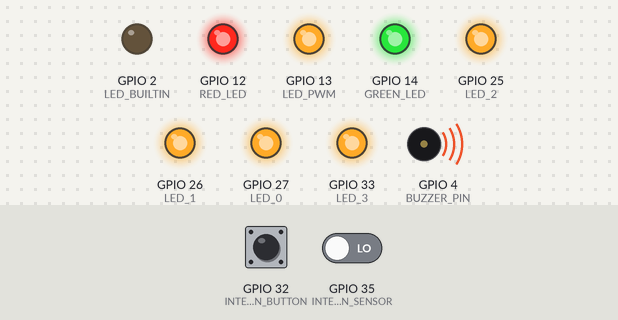
The sketch below on a simulated ESP32. Shown: output pins drawn as LEDs (lit = HIGH), buzzer (waves = sounding, pin HIGH). The test bench sets the inputs (shaded band); at power-on: GPIO 32 (INTERRUPT_PIN_BUTTON) LOW, GPIO 35 (INTERRUPT_PIN_SENSOR) LOW. WiFi joins after 1.5 s; servers stay silent unless stated; uploads are accepted with an empty reply; random numbers use the default seed unless the sketch sets one; what the sketch prints to the serial monitor is not drawn.

Above: at 3.7 s.
3.8 s: GPIO 32 (INTERRUPT_PIN_BUTTON) pulled HIGH for 0.15 s
At 6.5 s:
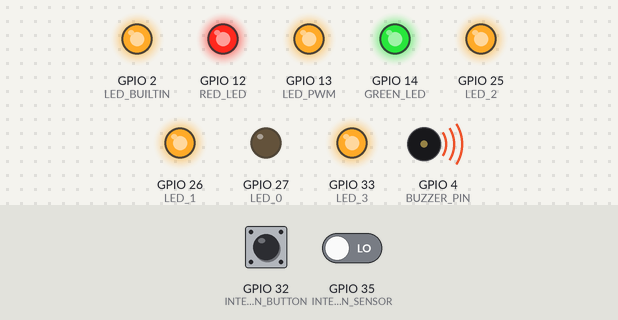
6.8 s: GPIO 32 (INTERRUPT_PIN_BUTTON) pulled HIGH for 1 s
At 8.3 s:
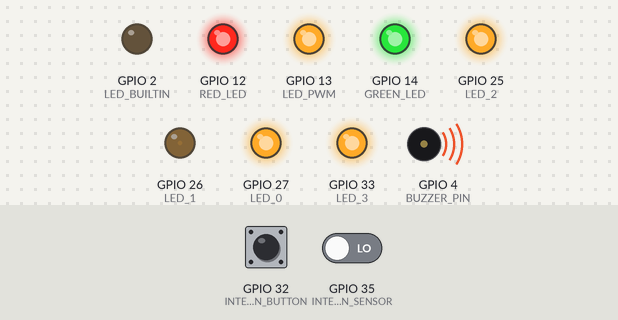
10.8 s: GPIO 32 (INTERRUPT_PIN_BUTTON) pulled HIGH for 0.15 s
At 11.3 s:
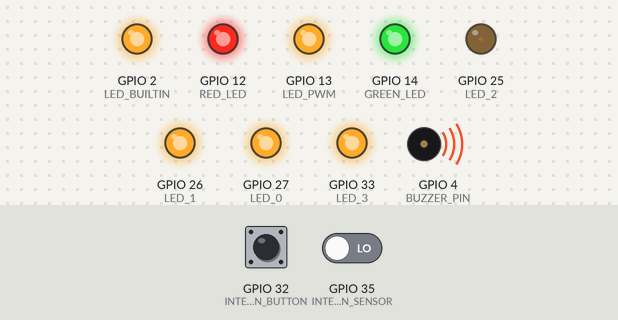
13.9 s: GPIO 32 (INTERRUPT_PIN_BUTTON) pulled HIGH for 3.2 s
At 15.4 s:
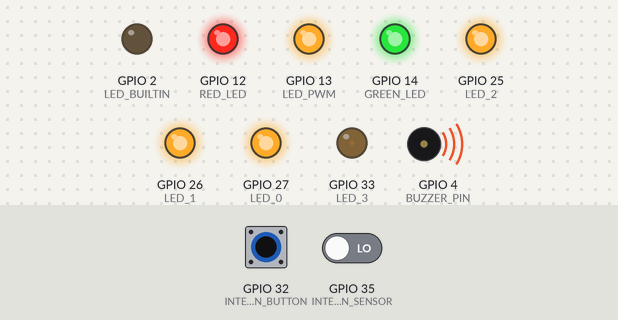
Timing chart, 0 to 40.6 s (numbered marks = the images above; inputs shaded):
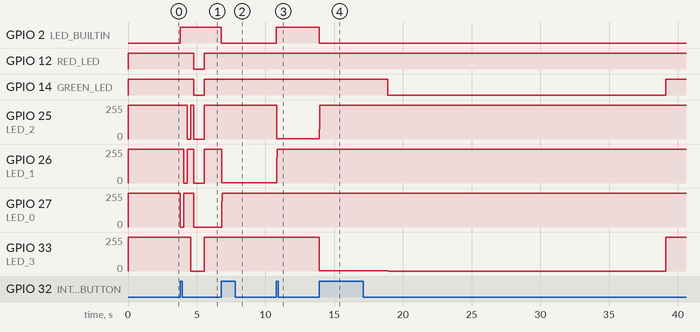

Measured:
- after the input at 3.8 s, GPIO 2 (LED_BUILTIN): LOW → HIGH at once; GPIO 12 (RED_LED): HIGH → LOW after 1.0 s, → HIGH 0.75 s later
- after the input at 6.8 s, GPIO 2 (LED_BUILTIN): HIGH → LOW at once; GPIO 26 (LED_1): 255/255 → 3/255 at once; GPIO 27 (LED_0): 0/255 → 255/255 at once
- after the input at 10.8 s, GPIO 2 (LED_BUILTIN): LOW → HIGH at once; GPIO 25 (LED_2): 255/255 → 3/255 at once
- after the input at 13.9 s, GPIO 2 (LED_BUILTIN): HIGH → LOW at once; GPIO 33 (LED_3): 255/255 → 2/255 at once, → 0/255 5.0 s later, → 255/255 20.2 s later

The sketch:

Smart_Shower_Head_Draft.ino
```cpp
//Inc
#include <stdint.h>
#include <stdlib.h>
#include <Arduino.h>
#include <WiFi.h>
#include <HTTPClient.h>

//Website Stuff
String URL = "http://172.20.10.4/HydroSense/test_data.php";

//User/Pass for Hotspot
const char* ssid = "Shib";
const char* password = "352003SHIB";

//Default values if nothing is fed in
String Time = (String)1;
String Liters = (String)1;
String PersonType = (String)1;
String Temperature = (String)1;

String randomNumber = (String)random(1, 36);

String postData = "Time=" + Time + "&Liters=" + Liters + "&PersonType=" + PersonType + "&Temperature=" + Temperature;

//Return code
int httpCode = 0;
String payload = "";

HTTPClient http;

//Button Definitions
#define INTERRUPT_PIN_BUTTON 32
#define BUTTON_DEBOUNCE 250

//Time after upload before ESP Sleeps, in ms
#define TIME_TO_SLEEP 10000

//Piezo Buzzer Pin
#define BUZZER_PIN 4 //TODO: CHANGE LATER

//Sensor and Shower Definitions
#define INTERRUPT_PIN_SENSOR 35
#define PULSES_PER_LITER 596
#define LITER_LIMIT 75
#define SHOWER_IDLE_TIME 10000 //Allowed time after shower turned off to be considered "Complete"

//LED Definitions
#define LED_BUILTIN 2
#define LED_SIZE 4 //# of LEDs used
#define LED_PWM 13

//Pin numbers of LEDs, (CHANGE LATER)
#define LED_0 27 //Blue 0, User0
#define LED_1 26 //Blue 1, User1
#define LED_2 25 //Blue 2, User2
#define LED_3 33 //Blue 3, User3
#define LED_4 12 //Red
#define LED_5 14 //Green
#define RED_LED LED_4
#define GREEN_LED LED_5

//Thresholds in Liters
#define GREEN_THRESHOLD 0.4f //Green LEDs on if under 100 pulses
#define TEALE_THRESHOLD 0.8f //Blue + Green LEDs on if under 100 pulses
#define RED_THRESHOLD 1.2f //Red LEDs on if under 100 pulses

//Array of all LED Pins used
const int led_addr[LED_SIZE + 2] = {LED_0, LED_1, LED_2, LED_3, LED_4, LED_5};

//a funciton that takes in a parameter to currentUserSelectedByButton and sets corresponding LED
void setBlueLED();

//do pinMode out for all the LEDS and pull them to high
void initLeds();

//Function to enable LEDs based on Cumulative Water Usage in a Shower
void setLEDColors();


//User variable, dictates which selection
volatile int currentUserSelectedByButton = -1; //-1 Because User is 0 indexed and interrupt increments automatically

//Global Vars for button status
uint32_t button_start_time;
bool built_in_status = 0;
int last_press = millis();


//Set if shower has started else clear
volatile bool Shower_Started = false;

//holds the milisecond count of the last waterflow sensor trigger
uint32_t lastTimeStamp;

// Enum for state machine
typedef enum {
    SLEEP_STATE = 0,       // Low Power Consumption
    WAKEUP_STATE,     // Recently turned on, Initialization
    USER_INPUT_STATE, //User inputting data using button presses
    ACTIVE_STATE,     // Collecting Data
    UPDATE_DB_STATE,  // Update Database
} possibleStates;

//Holds the current state value, initially set to SLEEP_STATE
volatile possibleStates currentState = SLEEP_STATE;

// Struct to hold water flow sensor information
typedef struct {
    volatile uint32_t   pulseCount;
    uint8_t             interruptPinNum;
    void                (*ISR_waterFlowSensor_t)();
    uint8_t             triggerType;
    uint8_t             maxLiters;
    uint16_t            numSeconds;
} WaterFlowSensor;

//Pointer to the sensor as global to access in function
WaterFlowSensor* sensor0;

//Interrupt Service Routine for water flow sensor
void ISR_waterFlowSensor0();

// Function to get water usage in Liters
//Todo maybe Pass in reference of a Sensor Struct instead to make it more consistent and scalable?
float getWaterUsage();

// Function to initialize sensor0
//Todo, Same as getWaterUsage()?
void initSensor0(void);

// Function that will return true if Liters of water used surpasses maxliter
//Same as getWaterUsage()
bool waterExceeded();

//Structure to keep track of users
typedef struct{
    uint8_t     idNumber; //Numbered based on LEDs, 1-4
    uint8_t     latestWaterUsage; //Total water used in last shower in Liters
    uint16_t    totalTemp; //Summation all the temperature readings
    uint16_t    totalTempReadings; //total times temperature sensor read data
    uint8_t     avgTemp; //Average temperature for the last shower
    uint16_t    totalTime; //total time of shower in seconds
}User;

//Global variable to hold the current user in shower
User* currentUser = NULL;

//Initialize 4 users because of 4 LEDs
User users[LED_SIZE];

//Initiate user passed in
void initUser(User* this_user);

//Call All update functions, maybe use a function vector table?
void updateAll(User* this_user);

//declarations of all update functions
void updateWaterUsage(User* this_user);
void updateTotalTemp(User* this_user);
void updateTotalTempReadings(User* this_user);
void updateAvgTemp(User *this_user);
void updateTotalTime(User *this_user);


//Event Handler on button press
//Todo: Find out why this interrupt triggers sensor interrupt as well
void ISR_Button_Press(void);

void setup(void) {
    initLeds();
    initSensor0();

    //Built in LED, for debugging
    pinMode(2, OUTPUT);
    pinMode(INTERRUPT_PIN_BUTTON, INPUT_PULLDOWN);
    pinMode(INTERRUPT_PIN_SENSOR, INPUT);
    pinMode(BUZZER_PIN, OUTPUT);

    //Mute buzzer (Added)
    digitalWrite(BUZZER_PIN, HIGH);

    // Initialize Serial to view data
    Serial.begin(115200);


    //Wifi Setup
    connectWiFi();

    //Initialize all users
    for(int i = 0; i < LED_SIZE; i++){
        initUser(&users[i]); //Sets all Users Attributes to 0
        users[i].idNumber = i; //associate user number with LED
    }
    //Button Interrupt
    attachInterrupt(digitalPinToInterrupt(INTERRUPT_PIN_BUTTON), ISR_Button_Press, RISING); //On button press, run button ISR
}

void loop(void) {

    if (WiFi.status() != WL_CONNECTED) {
       connectWiFi();
     }

    /*Start of FSM*/
    switch (currentState) {
        //Todo: Implement low power function, interrupted by button press
        case SLEEP_STATE:
            /**
             * @Occures When no activity for 5 minutes
             * @Action Go to low power mode
            */
            digitalWrite(BUZZER_PIN, HIGH);
            Serial.println("Sleeping:");
            break;

        case WAKEUP_STATE:
            /**
             * @Occurs When button clicked
             *  @Action LED animation.  go USER_INPUT_STATE.
             *
            */
            Serial.println("Wakeup Sequence:");
            OPENING_SEQUENCE();
            /*
                More Wakeup Code here
            */
            currentState = USER_INPUT_STATE; //go to USER_INPUT_STATE
            break;
        case USER_INPUT_STATE:
            /**
             * @Occurs When button press detected after SLEEP
             * @Action Allows user to select user. Sets LED
             *
            */

            //Set the current user to the current button selection
            currentUser = &users[currentUserSelectedByButton];
            setBlueLED();
            Serial.print("User Selected: ");
            Serial.println(currentUser->idNumber);

             //If 5 Seconds elapsed, select current user
             if ((millis() - last_press) >= 5000) {
                   currentState = ACTIVE_STATE;
                   //Begin shower's initalization
                   lastTimeStamp = millis();
                   detachInterrupt(digitalPinToInterrupt(INTERRUPT_PIN_BUTTON));
             }

           break;
        case ACTIVE_STATE:
            /**
             * @Occurs When water flow detected or user is selected in USER_INPUT_STATE
             * @Action Measures amount of water used and time
            */
            //Button presses should do nothing at this point so detach the interrupt
            attachInterrupt(digitalPinToInterrupt(sensor0->interruptPinNum), sensor0->ISR_waterFlowSensor_t, sensor0->triggerType); //On Sensor Pulse, Run Sensor ISR
            detachInterrupt(digitalPinToInterrupt(INTERRUPT_PIN_BUTTON));

            setLEDColors();

            Serial.print("Shower Pulse Count: ");
            Serial.println(sensor0->pulseCount);
            Serial.print("Shower Liter Usage: ");
            Serial.println(getWaterUsage());

            //If 5 mins have passed since lastTimeStamp
            if ((millis() - lastTimeStamp) >= SHOWER_IDLE_TIME) {
                currentState = UPDATE_DB_STATE; // go to next state
            }
            break;
        case UPDATE_DB_STATE:
            Serial.println("Updating Database!");
            /**
             * @Occurs 5 minutes after no water flow activity in ACTIVE_STATE
             * @Action Post data to database. Go to sleep mode.
            */
            updateAll(currentUser);

            Time = (String)(currentUser->totalTime/1000.0);
            Liters = (String)getWaterUsage();
            PersonType = (String)(currentUser->idNumber+1);
            Temperature = randomNumber;

            postData = "Time=" + Time + "&Liters=" + Liters + "&PersonType=" + PersonType + "&Temperature=" + Temperature;
            http.begin(URL);

            // Set the Content-Type header before making the request
            http.addHeader("Content-Type", "application/x-www-form-urlencoded");

            httpCode = http.POST(postData);

            payload = http.getString();

            Serial.print("URL: "); Serial.println(URL);
            Serial.print("Data: "); Serial.println(postData);
            Serial.print("httpCode: "); Serial.println(httpCode);
            Serial.print("payload: "); Serial.println(payload);
            Serial.println("------------------------------------------");

            Serial.print("User: ");
            Serial.println(currentUser->idNumber);
            Serial.print("Water Usage: ");
            Serial.println(getWaterUsage());
            Serial.print("Temperature: ");
            Serial.println(currentUser->avgTemp);
            Serial.print("Time in Shower: ");
            Serial.println(currentUser->totalTime);
            Serial.println("Going to sleep.");
            delay(TIME_TO_SLEEP); //Display Information for 10 Seconds

            for(int i = 0; i < LED_SIZE + 2; i++){
              digitalWrite(led_addr[i], HIGH);
            }
            currentState = SLEEP_STATE;

            //Reactivate Button ISR
            detachInterrupt(digitalPinToInterrupt(sensor0->interruptPinNum));
            attachInterrupt(digitalPinToInterrupt(INTERRUPT_PIN_BUTTON), ISR_Button_Press, RISING); //On button press, run button ISR
            break;

        default:
          Serial.print("Current State: ");
          Serial.println(currentState);
          return;
    }

}

//Blink LED's 1 by 1 to indicate tunring on
void OPENING_SEQUENCE(){

    //Turn on LEDs in sequence
    for (int i = 0; i < LED_SIZE; i++){

        digitalWrite(led_addr[i], LOW);
        delay(250);
        digitalWrite(led_addr[i], HIGH);
    }

    //Turn on all colors and LEDs at once, then turn off after 1 second
    digitalWrite(RED_LED, LOW);
    digitalWrite(GREEN_LED, LOW);
    for(int i = 0; i < LED_SIZE; i++){
        digitalWrite(led_addr[i], LOW);
    }

    delay(750);

    for(int i = 0; i < LED_SIZE + 2; i++){
        digitalWrite(led_addr[i], HIGH);
    }
}

//Stores initial shower time in milliseconds
uint32_t Shower_Start_Time;

//Stores totalTime in shower
volatile uint32_t Shower_length;

// Interrupt Service Routine for water flow sensor, also tracks temperature
void ISR_waterFlowSensor0(void) {
    //digitalWrite(GREEN_LED, LOW);
    sensor0->pulseCount++; //increment pulse
    //If Shower Hasnt been started set Shower_Started to true and record initial time
    if(Shower_Started == false){

        currentState = ACTIVE_STATE; //set state to activeState immediately if any water flow detected regardless of userinput
        Shower_Started = true;
        Shower_Start_Time = millis();
    }

    lastTimeStamp = millis(); //make stamp of milisecond count wjem the fucntion is run
    Shower_length = lastTimeStamp - Shower_Start_Time; //set Shower_length to current time - start time
}


//Handler for when button is pressed
void ISR_Button_Press(void){
    //Check for debouncing
    if(millis() - last_press  < BUTTON_DEBOUNCE){
      return;
    }
    //If on SLEEP_STATE go to USER_STATE and thats it
    if (currentState == SLEEP_STATE) {
        currentState = WAKEUP_STATE;
    }

    //Flip built in LED
    built_in_status = !built_in_status;
    digitalWrite(2, built_in_status);

    //Sets the current button press, and loops back to 0
    currentUserSelectedByButton = (currentUserSelectedByButton+1) % LED_SIZE;

    //For debouncing
    last_press = millis();
}


// Function to get water usage in Liters
float getWaterUsage() {
    return static_cast<float>(sensor0->pulseCount) / PULSES_PER_LITER;
}

// Function to initialize sensor0
void initSensor0() {
    // Allocate memory for sensor0
    sensor0 = (WaterFlowSensor*)malloc(sizeof(WaterFlowSensor));

    // Assign pulseCount to 0
    sensor0->pulseCount = 0;

    // Set pin number
    sensor0->interruptPinNum = INTERRUPT_PIN_SENSOR;

    // Assign function pointer to corresponding ISR
    sensor0->ISR_waterFlowSensor_t = ISR_waterFlowSensor0;

    // Assign sensor to trigger at falling edge
    sensor0->triggerType = FALLING;

    sensor0->maxLiters = LITER_LIMIT;
}

bool waterExceeded() {
    return (getWaterUsage() >= sensor0->maxLiters);
}

//Function for activating Blue LEDs during User Selection
void setBlueLED() {

    //Turn off all blue LEDs
    for(int i = 0; i < LED_SIZE; i++){
      digitalWrite(led_addr[i], HIGH);
    }
    digitalWrite(RED_LED, HIGH);
    digitalWrite(GREEN_LED, HIGH);

    //Switch on current player's led
    switch(currentUserSelectedByButton) {
        case 0:
            digitalWrite(LED_0, LOW);
            break;
        case 1:
            digitalWrite(LED_1, LOW);
            break;
        case 2:
            digitalWrite(LED_2, LOW);
            break;
        case 3:
            digitalWrite(LED_3, LOW);
            break;
        default:
            return;
    }
}

//Run once, set all pins to high
void initLeds() {
    for (int i = 0; i < LED_SIZE + 2; i++) {
        pinMode(led_addr[i], OUTPUT);
        digitalWrite(led_addr[i], HIGH);
    }
    pinMode(LED_PWM, OUTPUT);
    digitalWrite(LED_PWM, HIGH); //Make parallel Cathodes High (Multicolor LEDs share one anode)
}

//Initialize all values to 0
void initUser(User* this_user){
    this_user->idNumber = 0;
    this_user->latestWaterUsage = 0;
    this_user->avgTemp = 0;
    this_user->totalTime = 0;
}

//Maybe Use a function vector table? not sure which one is more readable
void updateAll(User* this_user){
    updateWaterUsage(this_user);
    updateTotalTemp(this_user);
    updateTotalTempReadings(this_user);
    updateAvgTemp(this_user);
    updateTotalTime(this_user);
}

//Update usage of water for this_user
void updateWaterUsage(User* this_user){
    this_user->latestWaterUsage = getWaterUsage();
}

//Update total temperature for this_user, used to calc avg temp to be initialized
void updateTotalTemp(User* this_user){
    Serial.println("Update Total Temperatures function called");
}

//Update total temperature readings for this_user, used to calc avg temp to be initialized
void updateTotalTempReadings(User* this_user){
    Serial.println("Update Total Temperature Readings function called");
}

//Update average temperature for this_user, Total Temp / Total Temp Readings
void updateAvgTemp(User *this_user){
    Serial.println("Update Average Temperature Readings function called");
}


//Update total time for this_user's shower
void updateTotalTime(User *this_user){
    this_user->totalTime = Shower_length;
}

//Function for determining what LED arrangement based on Water Usage
void setLEDColors(){

  if (getWaterUsage() < GREEN_THRESHOLD) {
    digitalWrite(GREEN_LED, LOW); //ALL GREEN LEDS ON
  }
  else if (getWaterUsage() < TEALE_THRESHOLD) {
     //blue + green
     digitalWrite(GREEN_LED, HIGH); //ALL GREEN LEDS ON
     digitalWrite(LED_0, LOW); //ALL  LEDS ON
     digitalWrite(LED_1, LOW); //ALL  LEDS ON
     digitalWrite(LED_2, LOW); //ALL  LEDS ON
     digitalWrite(LED_3, LOW); //ALL  LEDS ON
  }
  else if (getWaterUsage() < RED_THRESHOLD) {
     digitalWrite(GREEN_LED, HIGH); //ALL GREEN LEDS OFF
     digitalWrite(LED_0, HIGH); //ALL Blue LEDs off
     digitalWrite(LED_1, HIGH);
     digitalWrite(LED_2, HIGH);
     digitalWrite(LED_3, HIGH);

     //Turn on Red
     digitalWrite(RED_LED, LOW);
  }
  else {
    //Blink Red LEDs
    digitalWrite(RED_LED, LOW);
    digitalWrite(BUZZER_PIN, LOW);
    delay(500);
    digitalWrite(RED_LED, HIGH);
    digitalWrite(BUZZER_PIN,HIGH);
    delay(500);
  }
}

void connectWiFi() {
  WiFi.mode(WIFI_OFF);
  delay(1000);
  WiFi.mode(WIFI_STA);

  WiFi.begin(ssid, password);
  Serial.println("Connecting to Wifi");

  while (WiFi.status() != WL_CONNECTED) {
    delay(500);
    Serial.print(".");
  }

  Serial.print("Connected to: "); Serial.println(ssid);
  Serial.print("IP Address: "); Serial.println(WiFi.localIP());
}
```
